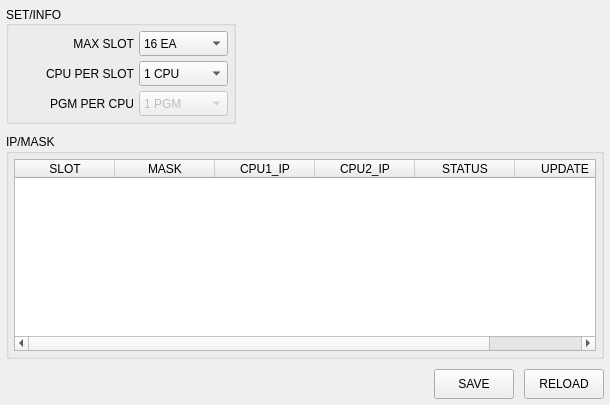
     <widget class="QWidget" name="tabSite">
      <attribute name="icon">
       <iconset resource="../config.qrc">
        <normaloff>:/icon/site.ico</normaloff>:/icon/site.ico</iconset>
      </attribute>
      <attribute name="title">
       <string>SLOT</string>
      </attribute>
      <layout class="QVBoxLayout" name="verticalLayout_3" stretch="0">
       <property name="spacing">
        <number>5</number>
       </property>
       <property name="leftMargin">
        <number>5</number>
       </property>
       <property name="topMargin">
        <number>5</number>
       </property>
       <property name="rightMargin">
        <number>5</number>
       </property>
       <property name="bottomMargin">
        <number>5</number>
       </property>
       <item>
        <widget class="QFrame" name="frameSite">
         <property name="frameShape">
          <enum>QFrame::NoFrame</enum>
         </property>
         <property name="frameShadow">
          <enum>QFrame::Raised</enum>
         </property>
         <layout class="QVBoxLayout" name="verticalLayout_2">
          <property name="spacing">
           <number>10</number>
          </property>
          <property name="leftMargin">
           <number>1</number>
          </property>
          <property name="topMargin">
           <number>1</number>
          </property>
          <property name="rightMargin">
           <number>1</number>
          </property>
          <property name="bottomMargin">
           <number>1</number>
          </property>
          <item>
           <layout class="QHBoxLayout" name="horizontalLayout_2">
            <item>
             <widget class="QGroupBox" name="gbSlotConfig">
              <property name="sizePolicy">
               <sizepolicy hsizetype="Preferred" vsizetype="Fixed">
                <horstretch>0</horstretch>
                <verstretch>0</verstretch>
               </sizepolicy>
              </property>
              <property name="minimumSize">
               <size>
                <width>230</width>
                <height>0</height>
               </size>
              </property>
              <property name="title">
               <string>SET/INFO</string>
              </property>
              <property name="alignment">
               <set>Qt::AlignLeading|Qt::AlignLeft|Qt::AlignVCenter</set>
              </property>
              <property name="flat">
               <bool>false</bool>
              </property>
              <layout class="QFormLayout" name="formLayout">
               <property name="horizontalSpacing">
                <number>5</number>
               </property>
               <property name="verticalSpacing">
                <number>5</number>
               </property>
               <property name="leftMargin">
                <number>5</number>
               </property>
               <property name="topMargin">
                <number>5</number>
               </property>
               <property name="rightMargin">
                <number>5</number>
               </property>
               <property name="bottomMargin">
                <number>5</number>
               </property>
               <item row="0" column="0">
                <widget class="QLabel" name="lbMaxSlot">
                 <property name="sizePolicy">
                  <sizepolicy hsizetype="Preferred" vsizetype="Fixed">
                   <horstretch>0</horstretch>
                   <verstretch>0</verstretch>
                  </sizepolicy>
                 </property>
                 <property name="minimumSize">
                  <size>
                   <width>120</width>
                   <height>25</height>
                  </size>
                 </property>
                 <property name="maximumSize">
                  <size>
                   <width>1444</width>
                   <height>16777215</height>
                  </size>
                 </property>
                 <property name="text">
                  <string>MAX SLOT</string>
                 </property>
                 <property name="alignment">
                  <set>Qt::AlignRight|Qt::AlignTrailing|Qt::AlignVCenter</set>
                 </property>
                </widget>
               </item>
               <item row="0" column="1">
                <widget class="QComboBox" name="cboMaxSlot">
                 <property name="minimumSize">
                  <size>
                   <width>70</width>
                   <height>25</height>
                  </size>
                 </property>
                 <item>
                  <property name="text">
                   <string>16 EA</string>
                  </property>
                 </item>
                </widget>
               </item>
               <item row="1" column="0">
                <widget class="QLabel" name="lbCpuPerSlot">
                 <property name="sizePolicy">
                  <sizepolicy hsizetype="Preferred" vsizetype="Fixed">
                   <horstretch>0</horstretch>
                   <verstretch>0</verstretch>
                  </sizepolicy>
                 </property>
                 <property name="minimumSize">
                  <size>
                   <width>120</width>
                   <height>25</height>
                  </size>
                 </property>
                 <property name="maximumSize">
                  <size>
                   <width>1444</width>
                   <height>16777215</height>
                  </size>
                 </property>
                 <property name="text">
                  <string>CPU PER SLOT</string>
                 </property>
                 <property name="alignment">
                  <set>Qt::AlignRight|Qt::AlignTrailing|Qt::AlignVCenter</set>
                 </property>
                </widget>
               </item>
               <item row="1" column="1">
                <widget class="QComboBox" name="cboCpuPerSlot">
                 <property name="minimumSize">
                  <size>
                   <width>70</width>
                   <height>25</height>
                  </size>
                 </property>
                 <item>
                  <property name="text">
                   <string>1 CPU</string>
                  </property>
                 </item>
                 <item>
                  <property name="text">
                   <string>2 CPU</string>
                  </property>
                 </item>
                </widget>
               </item>
               <item row="2" column="0">
                <widget class="QLabel" name="lbPgmPerSlot">
                 <property name="sizePolicy">
                  <sizepolicy hsizetype="Preferred" vsizetype="Fixed">
                   <horstretch>0</horstretch>
                   <verstretch>0</verstretch>
                  </sizepolicy>
                 </property>
                 <property name="minimumSize">
                  <size>
                   <width>120</width>
                   <height>25</height>
                  </size>
                 </property>
                 <property name="maximumSize">
                  <size>
                   <width>1444</width>
                   <height>16777215</height>
                  </size>
                 </property>
                 <property name="text">
                  <string>PGM PER CPU</string>
                 </property>
                 <property name="alignment">
                  <set>Qt::AlignRight|Qt::AlignTrailing|Qt::AlignVCenter</set>
                 </property>
                </widget>
               </item>
               <item row="2" column="1">
                <widget class="QComboBox" name="cboPgmPerSlot">
                 <property name="enabled">
                  <bool>false</bool>
                 </property>
                 <property name="minimumSize">
                  <size>
                   <width>70</width>
                   <height>25</height>
                  </size>
                 </property>
                 <item>
                  <property name="text">
                   <string>1 PGM</string>
                  </property>
                 </item>
                 <item>
                  <property name="text">
                   <string>2 PGM</string>
                  </property>
                 </item>
                </widget>
               </item>
              </layout>
             </widget>
            </item>
            <item>
             <spacer name="horizontalSpacer">
              <property name="orientation">
               <enum>Qt::Horizontal</enum>
              </property>
              <property name="sizeHint" stdset="0">
               <size>
                <width>40</width>
                <height>20</height>
               </size>
              </property>
             </spacer>
            </item>
           </layout>
          </item>
          <item>
           <widget class="QGroupBox" name="gbIpMask">
            <property name="title">
             <string>IP/MASK</string>
            </property>
            <layout class="QVBoxLayout" name="verticalLayout_4" stretch="0">
             <property name="spacing">
              <number>5</number>
             </property>
             <property name="leftMargin">
              <number>5</number>
             </property>
             <property name="topMargin">
              <number>5</number>
             </property>
             <property name="rightMargin">
              <number>5</number>
             </property>
             <property name="bottomMargin">
              <number>5</number>
             </property>
             <item>
              <widget class="QTableWidget" name="tblSlotIpMask">
               <property name="gridStyle">
                <enum>Qt::SolidLine</enum>
               </property>
               <attribute name="horizontalHeaderStretchLastSection">
                <bool>true</bool>
               </attribute>
               <attribute name="verticalHeaderVisible">
                <bool>false</bool>
               </attribute>
               <column>
                <property name="text">
                 <string>SLOT</string>
                </property>
               </column>
               <column>
                <property name="text">
                 <string>MASK</string>
                </property>
               </column>
               <column>
                <property name="text">
                 <string>CPU1_IP</string>
                </property>
               </column>
               <column>
                <property name="text">
                 <string>CPU2_IP</string>
                </property>
               </column>
               <column>
                <property name="text">
                 <string>STATUS</string>
                </property>
               </column>
               <column>
                <property name="text">
                 <string>UPDATE</string>
                </property>
               </column>
              </widget>
             </item>
            </layout>
           </widget>
          </item>
          <item>
           <layout class="QHBoxLayout" name="horizontalLayout">
            <property name="spacing">
             <number>10</number>
            </property>
            <item>
             <spacer name="hsSlot_2">
              <property name="orientation">
               <enum>Qt::Horizontal</enum>
              </property>
              <property name="sizeHint" stdset="0">
               <size>
                <width>428</width>
                <height>20</height>
               </size>
              </property>
             </spacer>
            </item>
            <item>
             <widget class="QPushButton" name="btnSaveSlot">
              <property name="minimumSize">
               <size>
                <width>80</width>
                <height>30</height>
               </size>
              </property>
              <property name="text">
               <string>SAVE</string>
              </property>
              <property name="icon">
               <iconset resource="../../ABLEE_ChamberUi/chamberui.qrc">
                <normaloff>:/icon/ok.ico</normaloff>:/icon/ok.ico</iconset>
              </property>
              <property name="iconSize">
               <size>
                <width>24</width>
                <height>24</height>
               </size>
              </property>
             </widget>
            </item>
            <item>
             <widget class="QPushButton" name="btnReloadSlot">
              <property name="minimumSize">
               <size>
                <width>80</width>
                <height>30</height>
               </size>
              </property>
              <property name="text">
               <string>RELOAD</string>
              </property>
              <property name="icon">
               <iconset resource="../config.qrc">
                <normaloff>:/icon/reload0.ico</normaloff>:/icon/reload0.ico</iconset>
              </property>
              <property name="iconSize">
               <size>
                <width>24</width>
                <height>24</height>
               </size>
              </property>
             </widget>
            </item>
           </layout>
          </item>
         </layout>
        </widget>
       </item>
      </layout>
     </widget>
